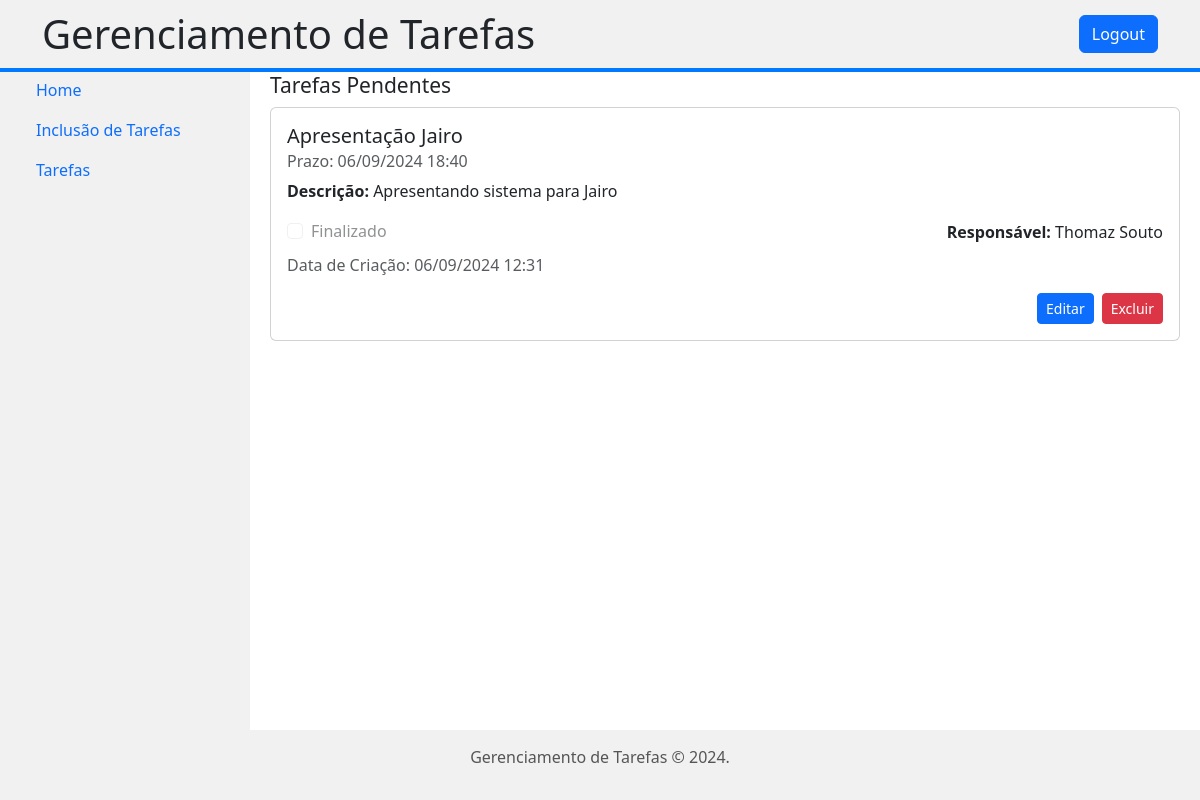
The app's page /tasks/pendentes/ (signed in), older data.
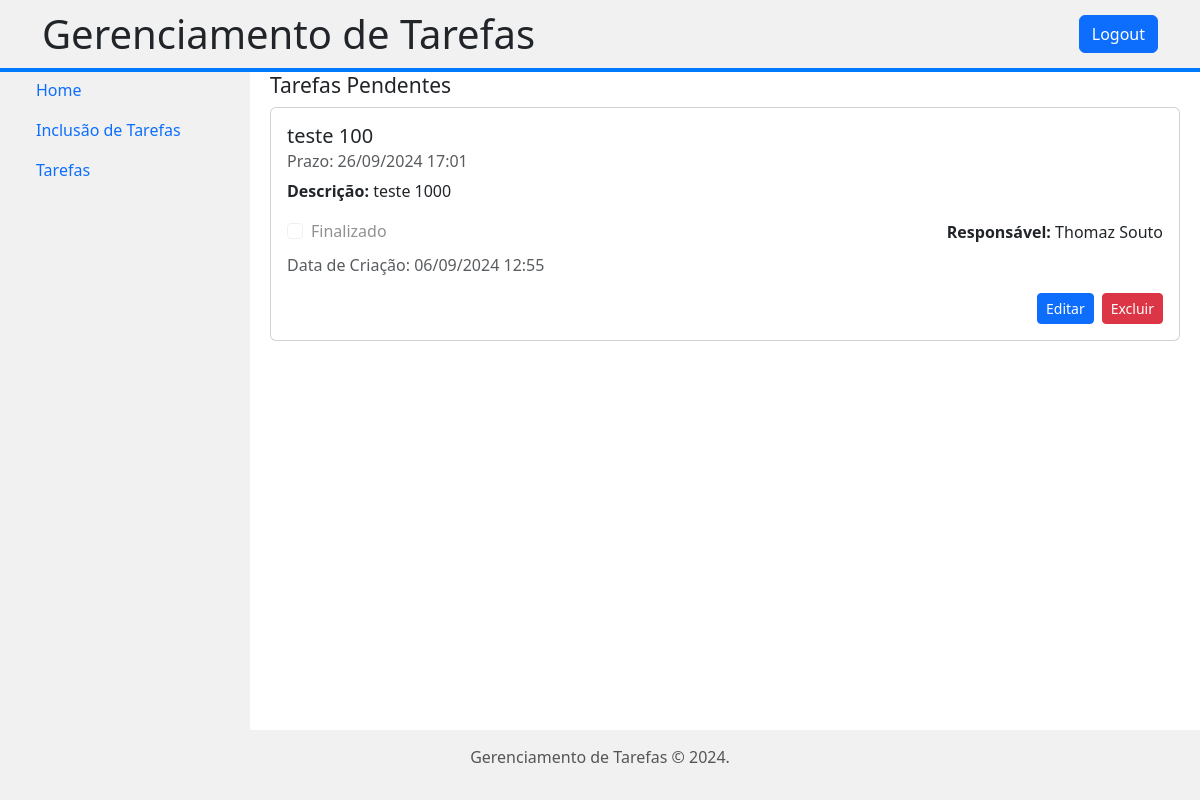
The same page, newer data.
### tasks/models.py (models this page shows, shortened)
class Task(models.Model):
    title = models.CharField(max_length=250)
    description = models.TextField()
    completed = models.BooleanField(default=False)
    created_at = models.DateTimeField(auto_now_add=True)
    due_date = models.DateTimeField()
    user = models.ForeignKey(User, on_delete=models.CASCADE, related_name='tasks')

### tasks/views.py (the view)
# urls.py: path('tasks/pendentes/', views.tasksPend, name='pendentes'),
@login_required
def tasksPend(request):
    user = request.user
    tasks = Task.objects.filter(completed=False, user=user)
    return render(request, 'tasks/tasksPend.html', {'tasks': tasks})

### tasks/templates/tasks/tasksPend.html
{% extends "base.html" %}
{% load static %}
{% block content %}
<h4><small>Tarefas Pendentes</small></h4>
<div class="row">
    {% for task in tasks %}
    <div class="col-md-12 mb-4">
        <div class="card">
            <div class="card-body">
                <h5 class="card-title">{{ task.title }}</h5>
                <h6 class="card-subtitle mb-2 text-muted">Prazo: {{ task.due_date|date:"d/m/Y H:i" }}</h6>
                <p class="card-text">
                    <strong>Descrição:</strong> {{ task.description }}
                </p>
                <div class="d-flex align-items-center mb-2">
                    <div class="form-check me-3">
                        <input type="checkbox" class="form-check-input" id="is_active_{{ task.pk }}" name="is_active" disabled {% if task.completed %}checked{% endif %}>
                        <label class="form-check-label" for="is_active_{{ task.pk }}">Finalizado</label>
                    </div>
                    <div class="ms-auto">
                        <p class="mb-0">
                            <strong>Responsável:</strong>
                            {% if task.user.get_full_name %}
                                {{ task.user.get_full_name }}
                            {% else %}
                                {{ task.user.username }}
                            {% endif %}
                        </p>
                    </div>
                </div>
                <p class="text-muted mb-0">Data de Criação: {{ task.created_at|date:"d/m/Y H:i" }}</p>
                <div class="d-flex justify-content-end mt-3">
                    <a href="{% url 'tasks:editar' task.pk %}" class="btn btn-primary btn-sm me-2">Editar</a>
                    <a href="{% url 'tasks:excluir' task.pk %}" class="btn btn-danger btn-sm">Excluir</a>
                </div>
            </div>
        </div>
    </div>
    {% empty %}
    <div class="col-md-12">
        <div class="alert alert-info" role="alert">
            Nenhuma tarefa pendente encontrada.
        </div>
    </div>
    {% endfor %}
</div>
{% endblock %}

Row changes from the older to the newer data that the page shows:
removed Task: title "Apresentação Jairo", due_date "06/09/2024 18:40", description "Apresentando sistema para Jairo", user.get_full_name "Thomaz Souto", created_at "06/09/2024 12:31"
added Task: title "teste 100", due_date "26/09/2024 17:01", description "teste 1000", user.get_full_name "Thomaz Souto", created_at "06/09/2024 12:55"
